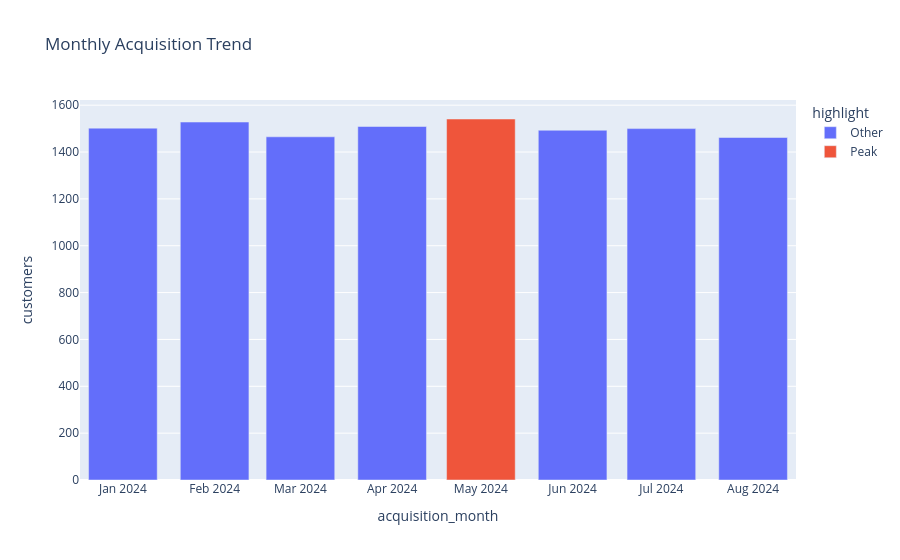

Notebook source saved alongside this figure:
### Code cell
# Now, we can build more informative plot.
fig = px.bar(
    acquisition_trend,
    x="acquisition_month",
    y="customers",
    color = 'highlight',
    title="Monthly Acquisition Trend"
)

fig.show()

### Figure 1 — Plotly figure (JSON) as saved in the notebook; plotly's stock layout.template omitted (floating-point values rounded to 4 significant figures)
{"data": [{"hovertemplate": "highlight=Other<br>acquisition_month=%{x}<br>customers=%{y}<extra></extra>", "legendgroup": "Other", "marker": {"color": "#636efa", "pattern": {"shape": ""}}, "name": "Other", "orientation": "v", "showlegend": true, "textposition": "auto", "type": "bar", "x": ["2024-01", "2024-02", "2024-03", "2024-04", "2024-06", "2024-07", "2024-08"], "xaxis": "x", "y": [1502, 1528, 1465, 1509, 1493, 1500, 1462], "yaxis": "y"}, {"hovertemplate": "highlight=Peak<br>acquisition_month=%{x}<br>customers=%{y}<extra></extra>", "legendgroup": "Peak", "marker": {"color": "#EF553B", "pattern": {"shape": ""}}, "name": "Peak", "orientation": "v", "showlegend": true, "textposition": "auto", "type": "bar", "x": ["2024-05"], "xaxis": "x", "y": [1541], "yaxis": "y"}], "layout": {"barmode": "relative", "legend": {"title": {"text": "highlight"}, "tracegroupgap": 0}, "title": {"text": "Monthly Acquisition Trend"}, "xaxis": {"anchor": "y", "domain": [0, 1], "title": {"text": "acquisition_month"}}, "yaxis": {"anchor": "x", "domain": [0, 1], "title": {"text": "customers"}}}}
